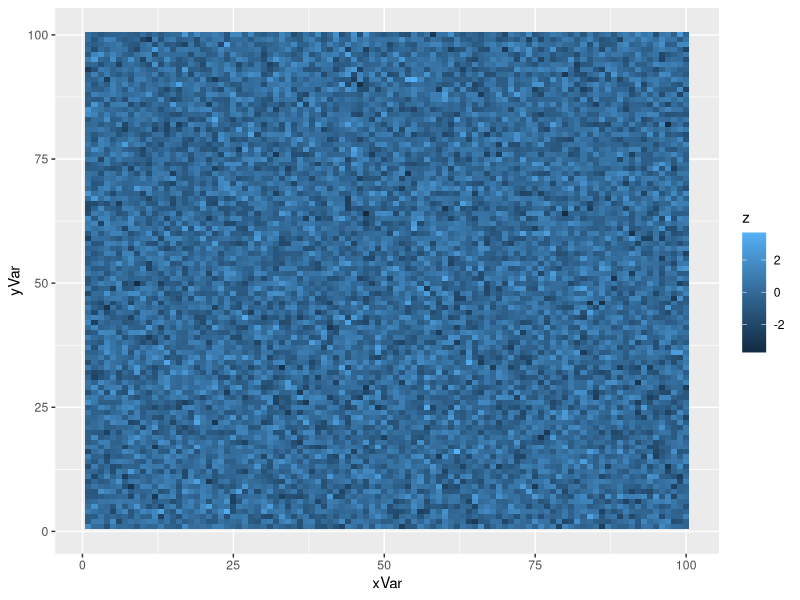
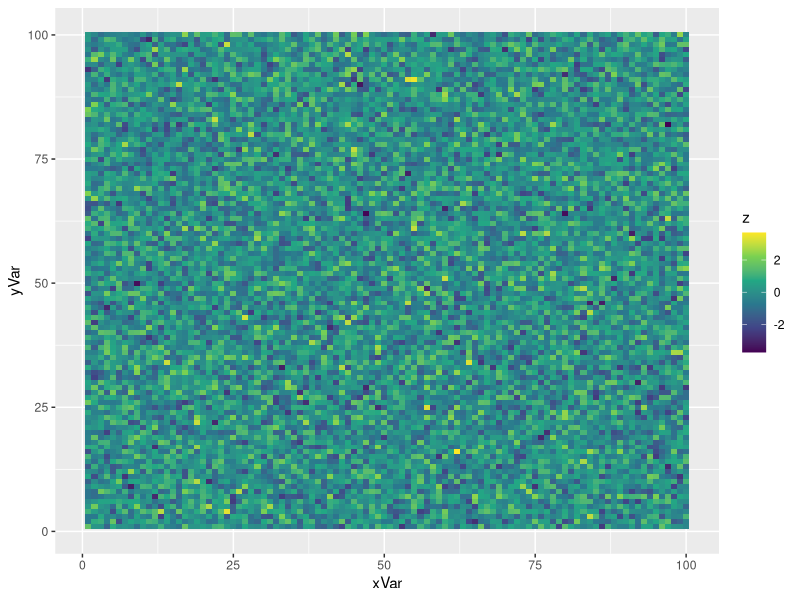
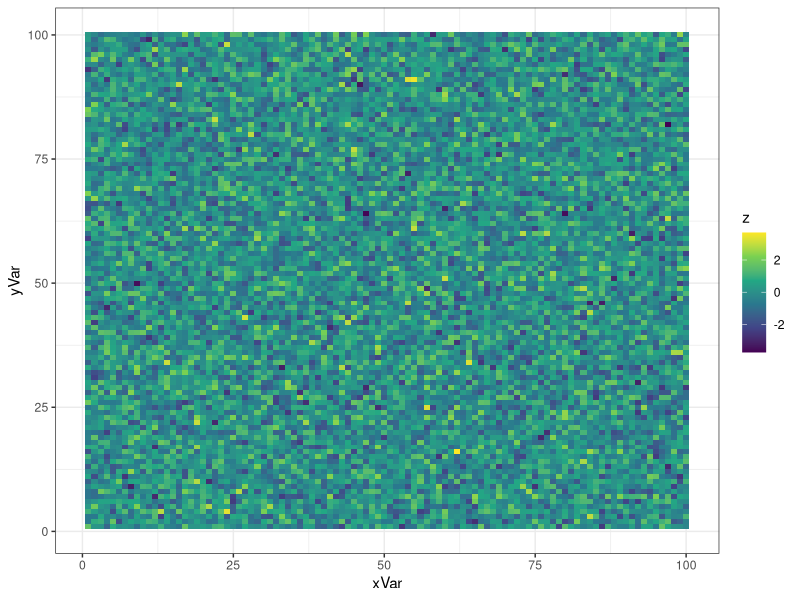
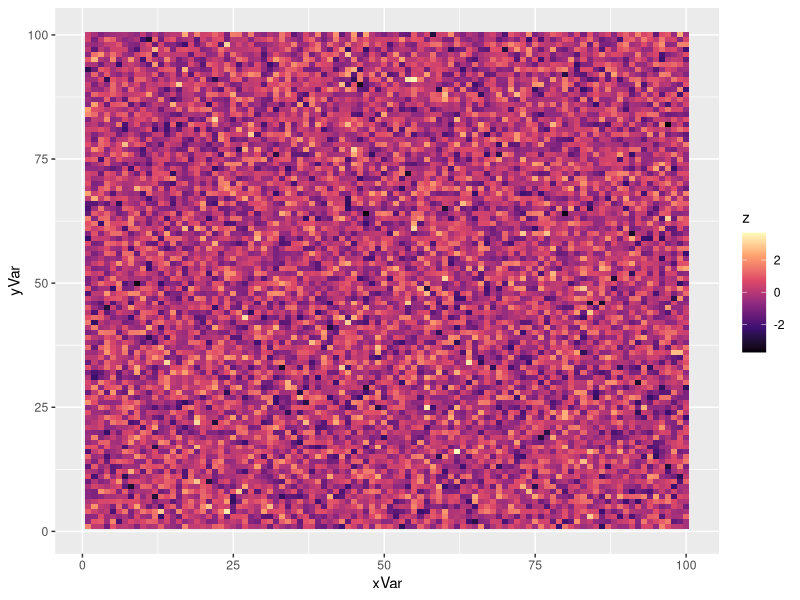
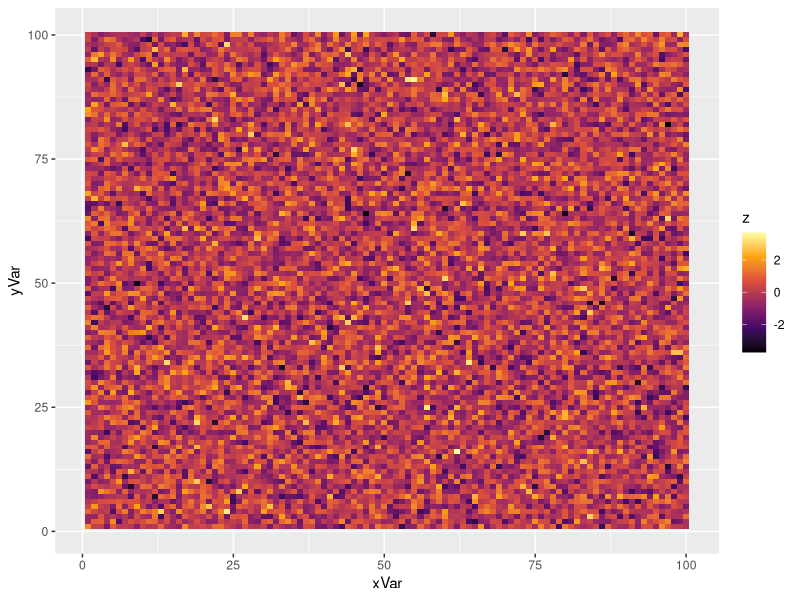
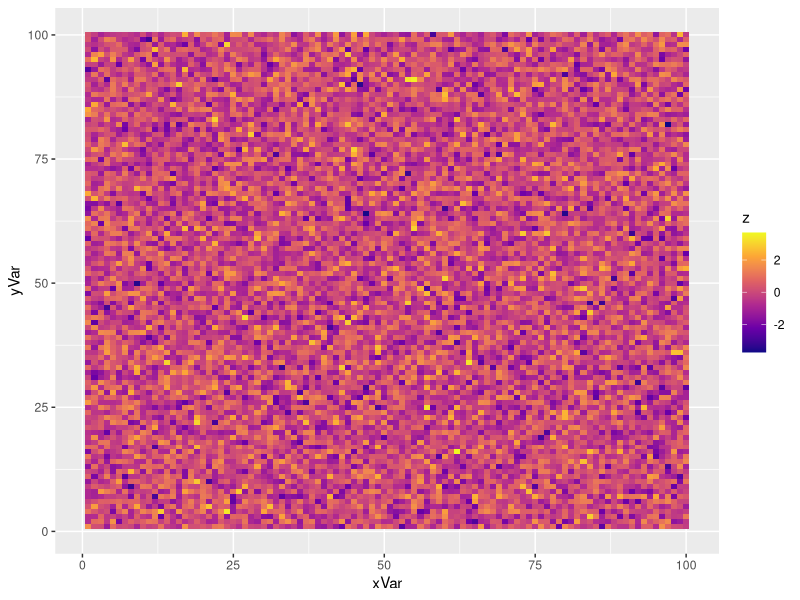
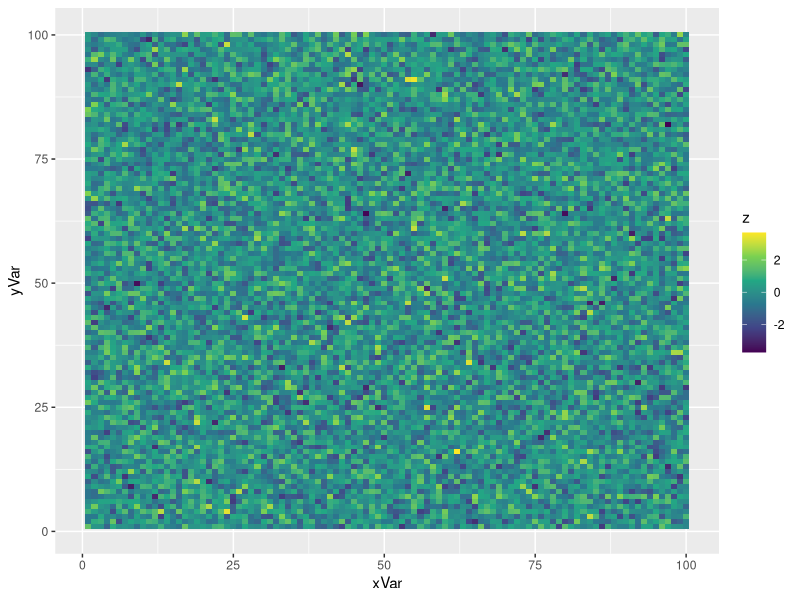
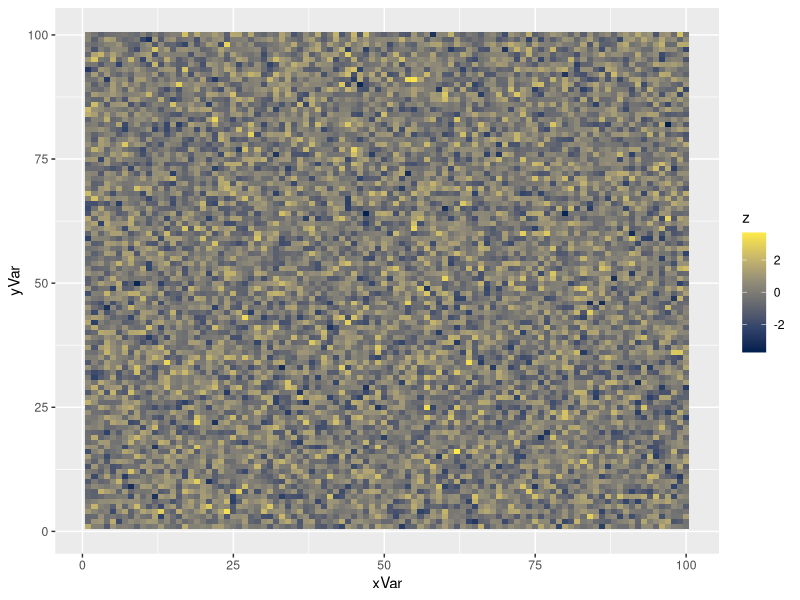

These charts were generated, in order, by the following R code:
## ----setup, include=FALSE------------------------------------------------
knitr::opts_chunk$set(echo = TRUE)

## ------------------------------------------------------------------------
library(ggplot2)
library(TeachingDemos)
char2seed("Ozark")

# first create the data frame
dFrame <- expand.grid(xVar=1:100,yVar=1:100)
dFrame$z <- rnorm(10000)

## ------------------------------------------------------------------------
p1 <- ggplot(data=dFrame,aes(x=xVar,y=yVar)) +
      geom_tile(aes(fill=z))
print(p1)

## ------------------------------------------------------------------------

p2 <- ggplot(data=dFrame,aes(x=xVar,y=yVar)) +
      geom_tile(aes(fill=z)) + 
scale_fill_viridis_c()
print(p2)

## ------------------------------------------------------------------------
p3 <- ggplot(data=dFrame,aes(x=xVar,y=yVar)) +
      geom_tile(aes(fill=z)) + 
      scale_fill_viridis_c() +
  theme_bw() #hmm, why isn't this working?
print(p3)


## ------------------------------------------------------------------------
p4 <- ggplot(data=dFrame,aes(x=xVar,y=yVar)) +
      geom_tile(aes(fill=z))  
p4 + scale_fill_viridis_c(option="magma") # "A" option
p4 + scale_fill_viridis_c(option="inferno") # "B" option
p4 + scale_fill_viridis_c(option="plasma") # "C" option
p4 + scale_fill_viridis_c(option="viridis") # "D" (default) option
p4 + scale_fill_viridis_c(option="cividis") # "E" option




## ------------------------------------------------------------------------

p5 <- ggplot(data=mpg,aes(x=cty,y=hwy,color=as.factor(cyl))) +
geom_point() +
geom_jitter() +
scale_color_viridis_d(option="C")
print(p5)
